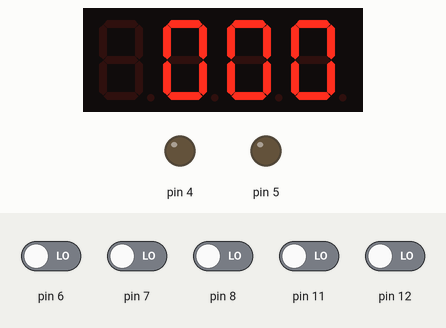
Recording of a sketch running on a simulated Arduino Uno, built with avr-gcc and run on an emulated ATmega328P. Parts: 4-digit seven-segment display, output pins drawn as LEDs (lit = HIGH). The inputs (shaded band) are chosen by the test bench; at power-on: pin 6–8, pin 11, pin 12 LOW.

Above: at 1.2 s.
1.3 s: pin 8 driven HIGH
At 2.69 s:
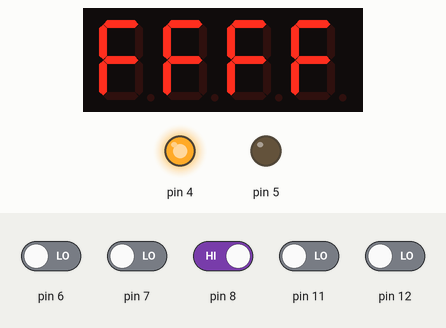
4.3 s: pin 6 driven HIGH
At 5.1 s:
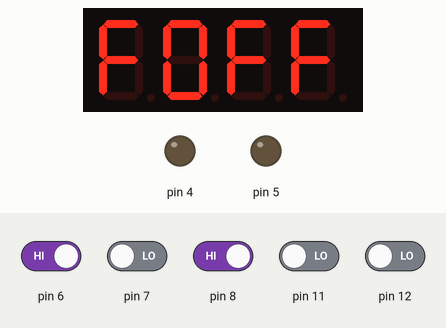
6.0 s: pin 6 driven LOW
At 6.11 s:
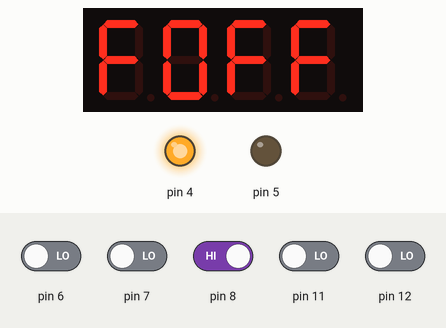
7.7 s: pin 12 driven HIGH
At 10.3 s:
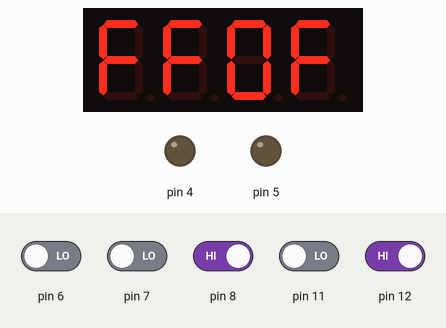
Timing chart, 0 to 11.7 s (numbered marks = the images above; inputs shaded):
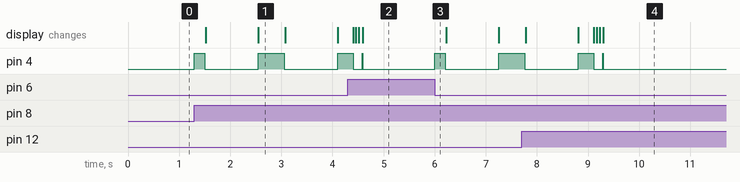

The sketch:

Pomodoro2023.ino
```cpp
#include "TM1637.h"
#include "math.h"
#define CLK A5 //pins definitions for TM1637 and can be changed to other ports
#define DIO A4

TM1637 tm1637(CLK, DIO);
int a, b, c, d, x = 0;
float val;
float pi = 3.1415;
int digito0 , digito1 , digito2,  digito3 = 0  ;

// BIP
bool bip_ON = 1;

// menu variables
int menuX = 2;
int menuY = 0;

// estabilidade
int debouncing = 10;
//0;

void setup() {
  tm1637.init();
  tm1637.set(6);//BRIGHT_TYPICAL = 2,BRIGHT_DARKEST = 0,BRIGHTEST = 7;
  Serial.begin(9600);

  // Botoes
  pinMode(12, INPUT);
  pinMode(11, INPUT);
  pinMode(8, INPUT);
  pinMode(7, INPUT);
  pinMode(6, INPUT);
  pinMode(5, OUTPUT);
  digitalWrite(5, LOW);
  pinMode(4, OUTPUT);
  digitalWrite(5, LOW);
  tm1637.point(POINT_OFF);
  tm1637.display(1, 0);
  tm1637.display(2, 0);
  tm1637.display(3, 0);

}
void loop() {

  if (digitalRead(12) == 1) {

    ++menuX;
    if (menuX > 2)menuX = 3;

    glow(menuX); bip(bip_ON, debouncing);
    while (digitalRead(12) == 1) {
      delay(1);
    }
  }
  if (digitalRead(11) == 1) {
    menuY = -1;
    menu(menuX, menuY);
    menuY = 0;
    delay(debouncing); bip(bip_ON, debouncing);
    while (digitalRead(11) == 1) {
      delay(1);
    }


  }
  if (digitalRead(8) == 1) {
    digitalWrite(4, HIGH);
    delay(200);
    digitalWrite(4, LOW);
    countDown();


  }
  if (digitalRead(7) == 1) {
    menuY = 1;
    menu(menuX, menuY);
    menuY = 0;
    delay(debouncing); bip(bip_ON, debouncing);
    while (digitalRead(7) == 1) {
      delay(1);
    }

  }
  if (digitalRead(6) == 1) {

    --menuX;
    if (menuX < 0)menuX = 0;

    glow(menuX); bip(bip_ON, debouncing);
    while (digitalRead(6) == 1) {
      delay(1);
    }
  }

  delay(5);

}
```

Menu.ino
```cpp
int menu(int menuX, int menuY) {

  if (menuY != 0) {

    switch (menuX)
    {
      case 0: digito0 = digito0 + menuY; break;
      case 1:digito1=digito1+ menuY;  break;
      case 2:digito2=digito2+ menuY; break;
      case 3:digito3=digito3+ menuY; break;
      default: break;
    }

  }
  // Limites
  if (digito0 > 9 || digito0 < 0)digito0 = 0;
  if (digito1 > 9 ||digito1< 0)digito1 = 0;
  if (digito2 > 9 ||digito2< 0)digito2 = 0;
  if (digito3> 9 ||digito3< 0)digito3= 0;

  display4seg();

}
```

bipv_0.ino
```cpp
void bip(bool l, int the_time) {

  if (l == 1) {
    digitalWrite(4, HIGH);
    delay(10);
    digitalWrite(4, LOW);
    delay(the_time-10);
  } else if (l == 0) {
    delay(the_time);
  }

}
```

bomb.ino
```cpp
void bomb () {
  digitalWrite(5,HIGH);
  int teste;
  int a, b, c, d = 0;
  teste = (digito0 * 1000) + (digito1 * 100) + (digito2 * 10) + digito3 ;
  tm1637.display(0, 11);
  tm1637.display(1, 11);
  tm1637.display(2, 11);
  tm1637.display(3, 11);

  delay(300);
  for (teste; teste >= 0; teste--) {


    a = teste / 1000;
    b = (teste - a * 1000) / 100;
    c = (teste - (a * 1000) - (b * 100)) / 10;
    d = (teste - (a * 1000) - (b * 100) - (c * 10));

    tm1637.display(3, d);
    tm1637.display(2, c);
    tm1637.display(1, b);
    tm1637.display(0, a);
    delay(999);
  }
  display4seg();
  digitalWrite(5,LOW);
  digitalWrite(4,HIGH);
  delay(300);
  digitalWrite(4,LOW);


}
```

countDown.ino
```cpp
void countDown() {
  int minutes = digito0 * 10 + digito1;
  int seconds = digito2 * 10 + digito3;
  int totalSeconds = minutes * 60 + seconds;

  while (totalSeconds >= 0) {
    // Atualiza os dígitos do display de 7 segmentos com o tempo restante
    int minutesLeft = totalSeconds / 60;
    int secondsLeft = totalSeconds % 60;
    tm1637.display(0, minutesLeft / 10);
    tm1637.display(1, minutesLeft % 10);
    tm1637.display(2, secondsLeft / 10);
    tm1637.display(3, secondsLeft % 10);

    // Aguarda 1 segundo antes de atualizar o tempo restante
    delay(1000);
    totalSeconds--;
  }

  // Exibe o texto "FIM" no display por 3 segundos
  tm1637.display(0, 15); // letra F
  tm1637.display(1, 15); // letra I
  tm1637.display(2, 15); // letra blank
  tm1637.display(3, 15); // letra M
  digitalWrite(4, HIGH);
  delay(300);
  digitalWrite(4, LOW);

  // Reseta o display e termina a função
  //tm1637.clear();
}
```

display.ino
```cpp
void display4seg() {

  // display

  tm1637.display(0, digito0);
  tm1637.display(1, digito1);
  tm1637.display(2, digito2);
  tm1637.display(3, digito3) ;
}
```

glowing.ino
```cpp
void glow(int m) {

  int blinkin = 50 ;

  switch (m)
  {
    case 0: {
        tm1637.display(0, 16);
        delay(blinkin);
        tm1637.display(0, digito0);
        delay(blinkin);
        tm1637.display(0, 16);
        delay(blinkin);
        tm1637.display(0, digito0);

        break;
      }
    case 1: {
        tm1637.display(1, 16);
        delay(blinkin);
        tm1637.display(1,digito1);
        delay(blinkin);
        tm1637.display(1, 16);
        delay(blinkin);
        tm1637.display(1,digito1);

        break;

      }
    case 2: {
        tm1637.display(2, 16);
        delay(blinkin);
        tm1637.display(2,digito2);
        delay(blinkin);
        tm1637.display(2, 16);
        delay(blinkin);
        tm1637.display(2,digito2);

        break;

      }
    case 3: {
        tm1637.display(3, 16);
        delay(blinkin);
        tm1637.display(3,digito3);
        delay(blinkin);
        tm1637.display(3, 16);
        delay(blinkin);
        tm1637.display(3,digito3);

        break;

      }
    default: break;
  }


}
```

Measured:
- after the input at 1.3 s, pin 4: goes HIGH 0.20 s, LOW 1.0 s, HIGH 0.51 s, LOW 1.0 s, then HIGH, starting at once; the display: first changes after 0.23 s (image 1 shows a later state)
- after the input at 4.3 s, the display: first changes after 0.11 s (image 2 shows a later state)
- after the input at 6.0 s, pin 4: LOW → HIGH at once, → LOW 0.20 s later, → HIGH 1.0 s later
- after the input at 7.7 s, the display: first differs from a run without the input after 1.4 s (image 4 shows a later state)
- what the display in image 1 shows lasts 0.6 s, from 2.5 s to 3.1 s
